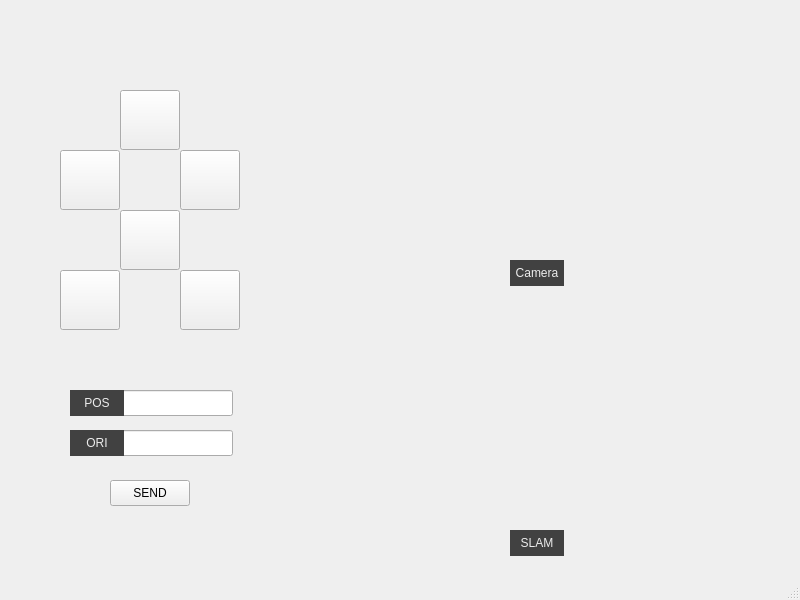
<?xml version="1.0" encoding="UTF-8"?>
<ui version="4.0">
 <class>UAV</class>
 <widget class="QMainWindow" name="UAV">
  <property name="geometry">
   <rect>
    <x>0</x>
    <y>0</y>
    <width>800</width>
    <height>600</height>
   </rect>
  </property>
  <property name="windowTitle">
   <string>MainWindow</string>
  </property>
  <widget class="QWidget" name="centralwidget">
   <widget class="QPushButton" name="front">
    <property name="geometry">
     <rect>
      <x>120</x>
      <y>90</y>
      <width>60</width>
      <height>60</height>
     </rect>
    </property>
    <property name="styleSheet">
     <string notr="true">border-image: url(:/src/front.png);</string>
    </property>
    <property name="text">
     <string/>
    </property>
   </widget>
   <widget class="QPushButton" name="left">
    <property name="geometry">
     <rect>
      <x>60</x>
      <y>150</y>
      <width>60</width>
      <height>60</height>
     </rect>
    </property>
    <property name="styleSheet">
     <string notr="true">border-image: url(:/src/left.png);</string>
    </property>
    <property name="text">
     <string/>
    </property>
   </widget>
   <widget class="QPushButton" name="right">
    <property name="geometry">
     <rect>
      <x>180</x>
      <y>150</y>
      <width>60</width>
      <height>60</height>
     </rect>
    </property>
    <property name="styleSheet">
     <string notr="true">border-image: url(:/src/right.png);</string>
    </property>
    <property name="text">
     <string/>
    </property>
   </widget>
   <widget class="QPushButton" name="back">
    <property name="geometry">
     <rect>
      <x>120</x>
      <y>210</y>
      <width>60</width>
      <height>60</height>
     </rect>
    </property>
    <property name="styleSheet">
     <string notr="true">border-image: url(:/src/back.png);</string>
    </property>
    <property name="text">
     <string/>
    </property>
   </widget>
   <widget class="QPushButton" name="down">
    <property name="geometry">
     <rect>
      <x>180</x>
      <y>270</y>
      <width>60</width>
      <height>60</height>
     </rect>
    </property>
    <property name="styleSheet">
     <string notr="true">border-image: url(:/src/down.png);</string>
    </property>
    <property name="text">
     <string/>
    </property>
   </widget>
   <widget class="QPushButton" name="up">
    <property name="geometry">
     <rect>
      <x>60</x>
      <y>270</y>
      <width>60</width>
      <height>60</height>
     </rect>
    </property>
    <property name="styleSheet">
     <string notr="true">border-image: url(:/src/up.png);</string>
    </property>
    <property name="text">
     <string/>
    </property>
   </widget>
   <widget class="QLineEdit" name="pos_input">
    <property name="geometry">
     <rect>
      <x>120</x>
      <y>390</y>
      <width>113</width>
      <height>26</height>
     </rect>
    </property>
   </widget>
   <widget class="QLineEdit" name="ori_input">
    <property name="geometry">
     <rect>
      <x>120</x>
      <y>430</y>
      <width>113</width>
      <height>26</height>
     </rect>
    </property>
   </widget>
   <widget class="QLabel" name="pos_label">
    <property name="geometry">
     <rect>
      <x>70</x>
      <y>390</y>
      <width>54</width>
      <height>26</height>
     </rect>
    </property>
    <property name="styleSheet">
     <string notr="true">background-color: rgb(65, 65, 65);</string>
    </property>
    <property name="text">
     <string>&lt;html&gt;&lt;head/&gt;&lt;body&gt;&lt;p align=&quot;center&quot;&gt;&lt;span style=&quot; color:#ececec;&quot;&gt;POS&lt;/span&gt;&lt;/p&gt;&lt;/body&gt;&lt;/html&gt;</string>
    </property>
   </widget>
   <widget class="QLabel" name="ori_label">
    <property name="geometry">
     <rect>
      <x>70</x>
      <y>430</y>
      <width>54</width>
      <height>26</height>
     </rect>
    </property>
    <property name="styleSheet">
     <string notr="true">background-color: rgb(65, 65, 65);</string>
    </property>
    <property name="text">
     <string>&lt;html&gt;&lt;head/&gt;&lt;body&gt;&lt;p align=&quot;center&quot;&gt;&lt;span style=&quot; color:#ececec;&quot;&gt;ORI&lt;/span&gt;&lt;/p&gt;&lt;/body&gt;&lt;/html&gt;</string>
    </property>
   </widget>
   <widget class="QPushButton" name="send">
    <property name="geometry">
     <rect>
      <x>110</x>
      <y>480</y>
      <width>80</width>
      <height>26</height>
     </rect>
    </property>
    <property name="text">
     <string>SEND</string>
    </property>
   </widget>
   <widget class="QLabel" name="camera_img">
    <property name="geometry">
     <rect>
      <x>430</x>
      <y>30</y>
      <width>220</width>
      <height>220</height>
     </rect>
    </property>
    <property name="styleSheet">
     <string notr="true">image: url(:/src/camera.jpg);</string>
    </property>
    <property name="text">
     <string/>
    </property>
   </widget>
   <widget class="QLabel" name="slam_img">
    <property name="geometry">
     <rect>
      <x>430</x>
      <y>300</y>
      <width>220</width>
      <height>220</height>
     </rect>
    </property>
    <property name="styleSheet">
     <string notr="true">image: url(:/src/map.jpeg);</string>
    </property>
    <property name="text">
     <string/>
    </property>
   </widget>
   <widget class="QLabel" name="camera_label">
    <property name="geometry">
     <rect>
      <x>510</x>
      <y>260</y>
      <width>54</width>
      <height>26</height>
     </rect>
    </property>
    <property name="styleSheet">
     <string notr="true">background-color: rgb(65, 65, 65);</string>
    </property>
    <property name="text">
     <string>&lt;html&gt;&lt;head/&gt;&lt;body&gt;&lt;p align=&quot;center&quot;&gt;&lt;span style=&quot; color:#ececec;&quot;&gt;Camera&lt;/span&gt;&lt;/p&gt;&lt;/body&gt;&lt;/html&gt;</string>
    </property>
   </widget>
   <widget class="QLabel" name="slam_label">
    <property name="geometry">
     <rect>
      <x>510</x>
      <y>530</y>
      <width>54</width>
      <height>26</height>
     </rect>
    </property>
    <property name="styleSheet">
     <string notr="true">background-color: rgb(65, 65, 65);</string>
    </property>
    <property name="text">
     <string>&lt;html&gt;&lt;head/&gt;&lt;body&gt;&lt;p align=&quot;center&quot;&gt;&lt;span style=&quot; color:#ececec;&quot;&gt;SLAM&lt;/span&gt;&lt;/p&gt;&lt;/body&gt;&lt;/html&gt;</string>
    </property>
   </widget>
  </widget>
  <widget class="QMenuBar" name="menubar">
   <property name="geometry">
    <rect>
     <x>0</x>
     <y>0</y>
     <width>800</width>
     <height>23</height>
    </rect>
   </property>
  </widget>
  <widget class="QStatusBar" name="statusbar"/>
 </widget>
 <resources>
  <include location="Image.qrc"/>
 </resources>
 <connections/>
</ui>
